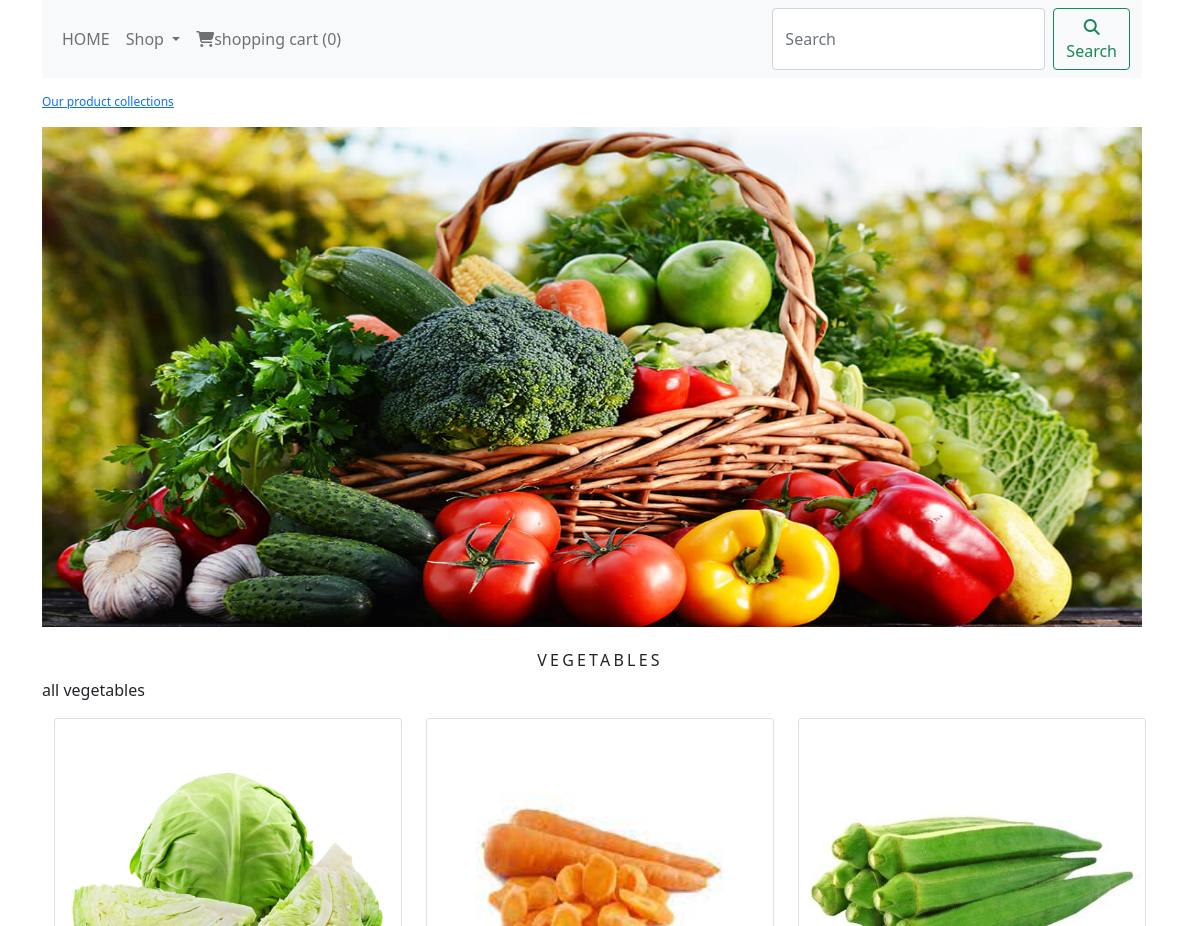
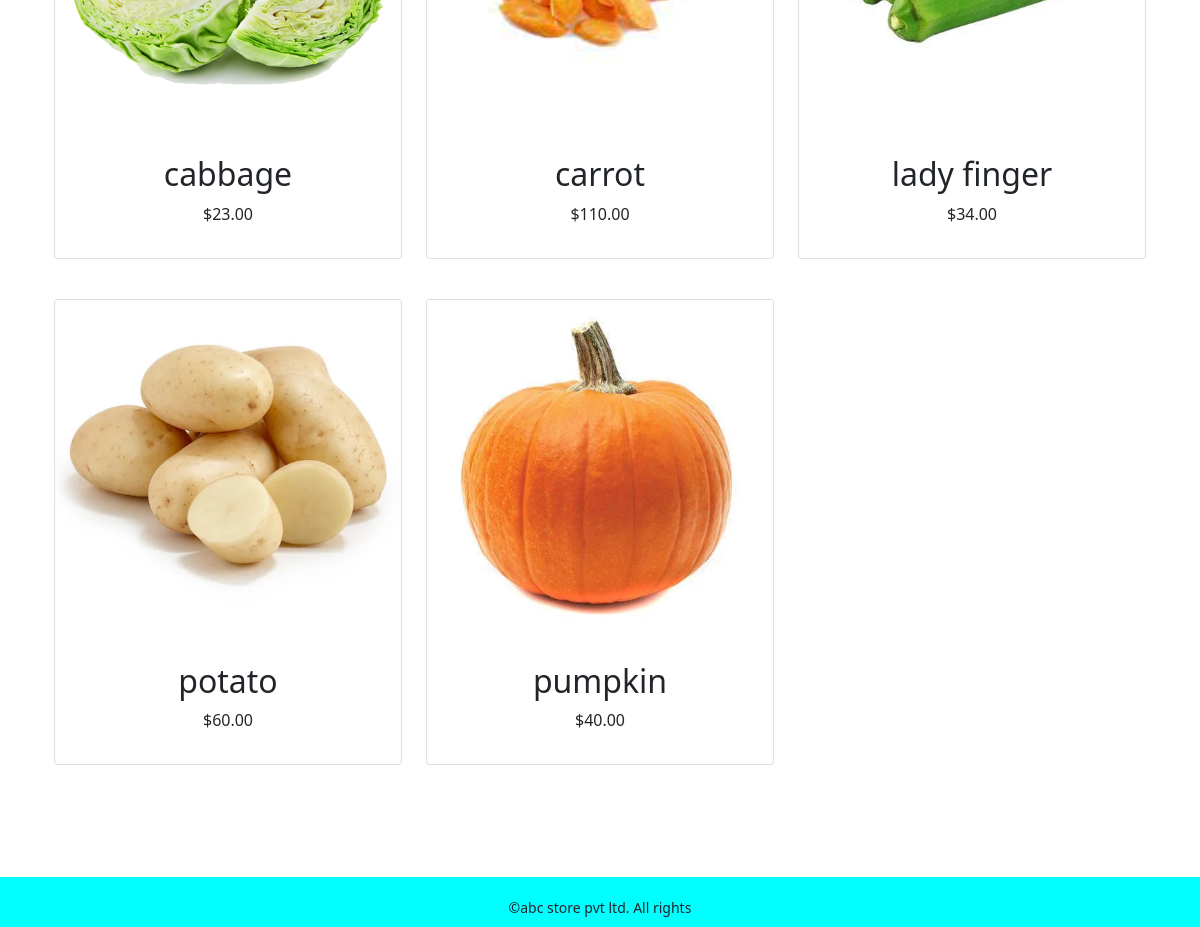
The page /eshop/vegetables/ on the database its author committed (2 pictures, top to bottom).
### eshopapp/models.py (models this page shows, shortened)
class category(models.Model):
    name=models.CharField(max_length=250, unique=True)
    slug=models.SlugField(max_length=250, unique=True)
    description=models.TextField(blank=True)
    image=models.ImageField('category',blank=True)
    class Meta:
        ordering=('name',)
        verbose_name='category'
        verbose_name_plural='categories'
    def get_url(self):
        return reverse('eshopapp:products_by_category',args=[self.slug])

class product(models.Model):
    name=models.CharField(max_length=250,unique=True)
    slug=models.SlugField(max_length=250,unique=True)
    description=models.TextField(blank=True)
    price=models.DecimalField(max_digits=10,decimal_places=2)
    category=models.ForeignKey(category,on_delete=models.CASCADE)
    image=models.ImageField(upload_to='product',blank=True)
    stock=models.IntegerField()
    available=models.BooleanField(default=True)
    created=models.DateTimeField(auto_now_add=True)
    updated=models.DateTimeField(auto_now=True)
    def get_url(self):
        return reverse('eshopapp:prodetail',args=[self.category.slug,self.slug])
    class Meta:
        ordering=('name',)
        verbose_name='product'
        verbose_name_plural='products'

### eshopapp/views.py (the view)
# urls.py: path('',views.all_product_cat,name='all_product_cat'),
def all_product_cat(request,c_slug=None):
    c_page=None
    products_list=None
    if c_slug!=None:
        c_page=get_object_or_404(category,slug=c_slug)
        products_list=product.objects.all().filter(category=c_page,available=True)
    else:
        products_list=product.objects.all().filter(available=True)
    paginator=Paginator(products_list,6)
    try:
        page=int(request.GET.get('page','1'))
    except:
        page=1
    try:
        products=paginator.page(page)
    except (EmptyPage,InvalidPage):
        products=paginator.page(paginator.num_pages)
    return render(request,"category.html",{'category':c_page,'product':products})

### cartapp/context_processors.py (called while the page is built)
def counter(request):
    item_count=0
    if 'admin' in request.path:
        return {}
    else:
        try:
            cart=Cart.objects.filter(cart_id=_cart_id(request))
            car_items=CartItem.objects.all().filter(cart=cart[:1])
            for cart_item in car_items:
                item_count += cart_item.quantity
        except Cart.DoesNotExist:
            item_count =0
    return dict(item_count=item_count)

### cartapp/views.py (called while the page is built)
def _cart_id(request):
    cart=request.session.session_key
    if not cart:
        cart=request.session.create()
    return cart

### eshopapp/context_processors.py (called while the page is built)
def menu_links(request):
    links=category.objects.all()
    return dict(links=links)

### template/category.html (shortened to what this page needs)
{% extends 'base.html' %}
{% load static %}
{% block content %}
   {% if category %}
     <div>
         <div class="row my_row_class">
             <div class="max_auto">
             <p><a href="{% url 'eshopapp:all_product_cat' %}" >Our product collections</a></p>
         </div>
         </div>
     </div>
   {% endif %}
<div class="mx_auto">
   {% if category %}
         <img class="my_image" src="{{category.image.url}}" style="width:1100px;height:500px;" alt="{{category.name}}">
</div>
   <br>
<div>
       <h1 class="text-center my_title">{{category.name}}</h1>
       <p class="text-justify">{{category.description}}</p>
</div>
    {% endif %}
<div class="container">
    <div class="row mx_auto">
        {% for products in product %}
              <div class="my_bottom_margin col-9 col-sm-12 col-md-4 col-lg-4">
                  <div class="card text-center" style="min-width:18rem;margin-bottom:20px;">
                      <a href="{{products.get_url}}"> <img class="card-img-top my_image"  src="{{products.image.url}}" alt="{{products.name}}" ></a>
                     <div class="card-body">
                         <h2>{{products.name}}</h2>
                         <p>${{products.price}}</p>
                      </div>
                  </div>
              </div>
        {% endfor %}
        </div>
</div>
{% endblock %}

### static/css/custom.css (style rules this page uses)
body { font-family: 'Poppins', sans-serif; }
.my_row_class { padding-top:15px; }
.my_row_class .max_auto { color:#000; font-size:12px; }
.my_image { width:30%; height:auto; }
.my_title { font-size:16px; text-transform:uppercase; letter-spacing:.2em; }
.my_bottom_margin { margin-bottom:20px; }

### rows shown on the page
category: image (picture), name "VEGETABLES", description "all vegetables"
product: image (picture), name "cabbage", price "23.00"
product: image (picture), name "carrot", price "110.00"
product: image (picture), name "lady finger", price "34.00"
product: image (picture), name "potato", price "60.00"
product: image (picture), name "pumpkin", price "40.00"

### other values the page prints
{{ item_count }} "0"
